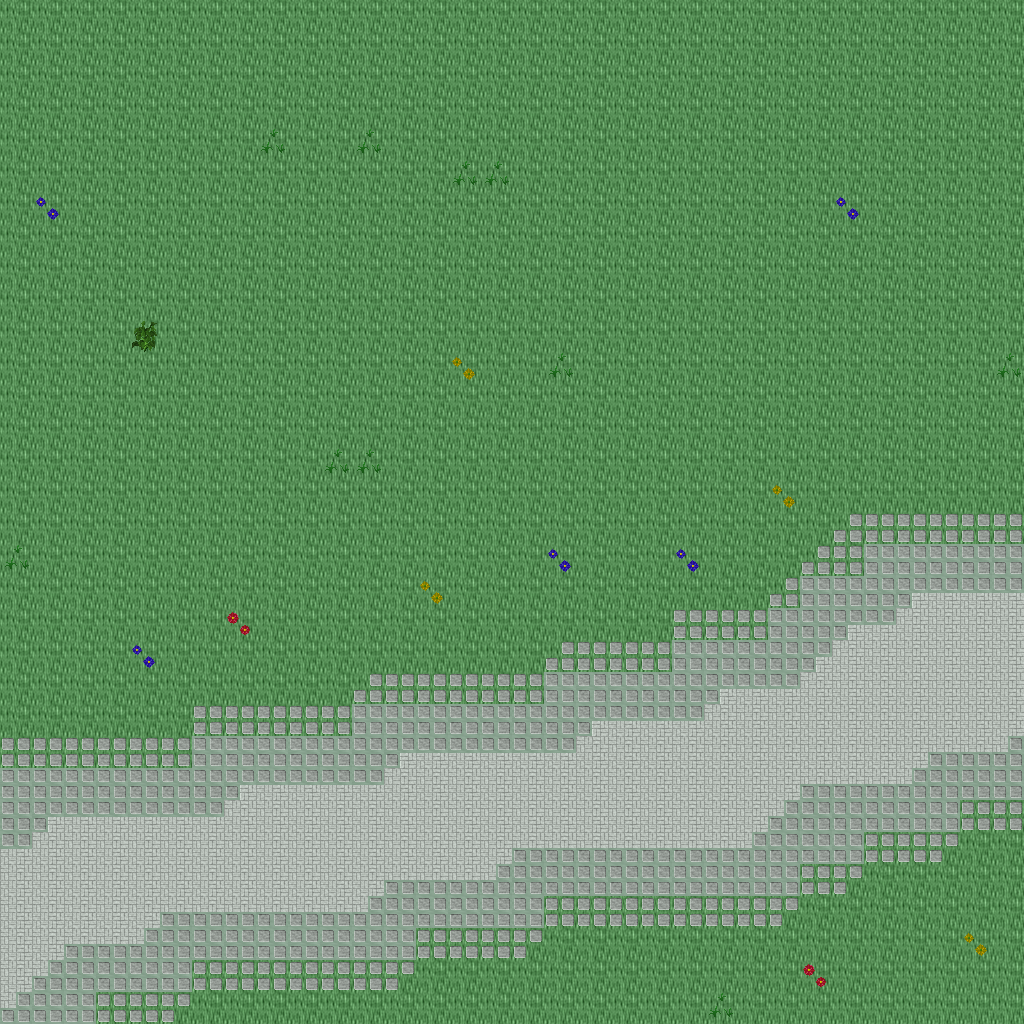

A 2D game scene composited from a Tiled map and its tileset images. What follows is a short description and the map's XML, with each tile layer's data collapsed to a summary:
An orthogonal 32x32 tile map with 32x32 px tiles, 5 tile layers (Ground, Objects, Objects2, Above, ...), 1 hidden layer not drawn, 19 tilesets.

<map version="1.10" tiledversion="1.11.0" orientation="orthogonal" renderorder="right-down" width="32" height="32" tilewidth="32" tileheight="32" infinite="0" nextlayerid="11" nextobjectid="1">
 <tileset firstgid="1" name="ground_ground" tilewidth="32" tileheight="32" tilecount="33" columns="3">
  <image source="../drawable/ground_ground.png" width="96" height="352" />
 </tileset>
 <tileset firstgid="34" name="ground_water_pool" tilewidth="32" tileheight="32" tilecount="72" columns="3">
  <image source="../drawable/ground_water_pool.png" width="96" height="768" />
 </tileset>
 <tileset firstgid="106" name="ground_ridge_earth_dark" tilewidth="32" tileheight="32" tilecount="96" columns="12">
  <image source="../drawable/ground_ridge_earth_dark.png" width="384" height="256" />
 </tileset>
 <tileset firstgid="202" name="ground_grass_edges" tilewidth="32" tileheight="32" tilecount="36" columns="12">
  <image source="../drawable/ground_grass_edges.png" width="384" height="96" />
 </tileset>
 <tileset firstgid="238" name="ground_earth_edges" tilewidth="32" tileheight="32" tilecount="18" columns="6">
  <image source="../drawable/ground_earth_edges.png" width="192" height="96" />
 </tileset>
 <tileset firstgid="256" name="ground_grass_corners" tilewidth="32" tileheight="32" tilecount="24" columns="6">
  <image source="../drawable/ground_grass_corners.png" width="192" height="128" />
 </tileset>
 <tileset firstgid="280" name="plant_grasses" tilewidth="32" tileheight="32" tilecount="6" columns="3">
  <image source="../drawable/plant_grasses.png" width="96" height="64" />
 </tileset>
 <tileset firstgid="286" name="plant_flower_daisy_blue" tilewidth="32" tileheight="32" tilecount="8" columns="2">
  <image source="../drawable/plant_flower_daisy_blue.png" width="64" height="128" />
 </tileset>
 <tileset firstgid="294" name="plant_flower_daisy_yellow" tilewidth="32" tileheight="32" tilecount="8" columns="2">
  <image source="../drawable/plant_flower_daisy_yellow.png" width="64" height="128" />
 </tileset>
 <tileset firstgid="302" name="plant_bush_bushes" tilewidth="32" tileheight="32" tilecount="10" columns="5">
  <image source="../drawable/plant_bush_bushes.png" width="160" height="64" />
 </tileset>
 <tileset firstgid="312" name="plant_flower_daisy_red" tilewidth="32" tileheight="32" tilecount="8" columns="2">
  <image source="../drawable/plant_flower_daisy_red.png" width="64" height="128" />
 </tileset>
 <tileset firstgid="320" name="plant_flower_daisy_white" tilewidth="32" tileheight="32" tilecount="8" columns="2">
  <image source="../drawable/plant_flower_daisy_white.png" width="64" height="128" />
 </tileset>
 <tileset firstgid="328" name="item_statue_bird" tilewidth="32" tileheight="32" tilecount="8" columns="2">
  <image source="../drawable/item_statue_bird.png" width="64" height="128" />
 </tileset>
 <tileset firstgid="336" name="logic_collision" tilewidth="32" tileheight="32" tilecount="1" columns="1">
  <image source="../drawable/logic_collision.png" width="32" height="32" />
 </tileset>
 <tileset firstgid="337" name="ground_green_paving" tilewidth="32" tileheight="32" tilecount="18" columns="3">
  <image source="../drawable/ground_green_paving.png" width="96" height="192" />
 </tileset>
 <tileset firstgid="355" name="logic_protection" tilewidth="32" tileheight="32" tilecount="2" columns="2">
  <image source="../drawable/logic_protection.png" width="64" height="32" />
 </tileset>
 <tileset firstgid="357" name="building_castle" tilewidth="32" tileheight="32" tilecount="320" columns="20">
  <image source="../drawable/building_castle.png" width="640" height="512" />
 </tileset>
 <tileset firstgid="677" name="logic_creature_reptile" tilewidth="32" tileheight="32" tilecount="7" columns="7">
  <image source="../drawable/logic_creature_reptile.png" width="224" height="32" />
 </tileset>
 <tileset firstgid="684" name="logic_creature_rodent" tilewidth="32" tileheight="32" tilecount="8" columns="8">
  <image source="../drawable/logic_creature_rodent.png" width="256" height="32" />
 </tileset>
 <layer id="1" name="Ground" width="32" height="32">
  <data>[1024 cells, 1024 non-empty, 2 distinct tile ids]</data>
 </layer>
 <layer id="2" name="Objects" width="32" height="32">
  <data>[1024 cells, 308 non-empty, 8 distinct tile ids]</data>
 </layer>
 <layer id="3" name="Objects2" width="32" height="32">
  <data>[1024 cells, 22 non-empty, 5 distinct tile ids]</data>
 </layer>
 <layer id="4" name="Above" width="32" height="32">
  <data>[1024 cells, 0 non-empty, 0 distinct tile ids]</data>
 </layer>
 <layer id="5" name="Above2" width="32" height="32">
  <data>[1024 cells, 0 non-empty, 0 distinct tile ids]</data>
 </layer>
 <layer id="6" name="Walkable" width="32" height="32" visible="0">
  <data>[1024 cells, 1 non-empty, 1 distinct tile ids]</data>
 </layer>
 <objectgroup id="7" name="Mapevents" />
 <objectgroup id="8" name="Spawn" />
 <objectgroup id="9" name="Keys" />
 <objectgroup id="10" name="Replace" />
</map>
